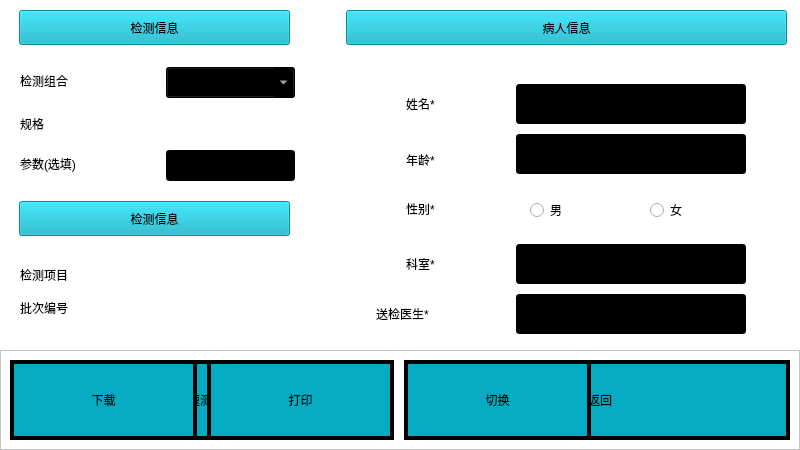
<?xml version="1.0" encoding="UTF-8"?>
<ui version="4.0">
 <class>Form</class>
 <widget class="QWidget" name="Form">
  <property name="geometry">
   <rect>
    <x>0</x>
    <y>0</y>
    <width>800</width>
    <height>450</height>
   </rect>
  </property>
  <property name="windowTitle">
   <string>Form</string>
  </property>
  <property name="styleSheet">
   <string notr="true">background-color: rgb(255, 255, 255);</string>
  </property>
  <widget class="QFrame" name="frame">
   <property name="geometry">
    <rect>
     <x>0</x>
     <y>350</y>
     <width>800</width>
     <height>100</height>
    </rect>
   </property>
   <property name="frameShape">
    <enum>QFrame::StyledPanel</enum>
   </property>
   <property name="frameShadow">
    <enum>QFrame::Raised</enum>
   </property>
   <widget class="QPushButton" name="btnConfirm">
    <property name="geometry">
     <rect>
      <x>10</x>
      <y>10</y>
      <width>380</width>
      <height>80</height>
     </rect>
    </property>
    <property name="styleSheet">
     <string notr="true">QPushButton {
font: 20pt &quot;宋体&quot;;
border:4px solid rgb(0,0,0);
background-color:#05abc2;
}

QPushButton:pressed{
background-color: rgb(255, 0, 0);
}
</string>
    </property>
    <property name="text">
     <string>确认</string>
    </property>
   </widget>
   <widget class="QPushButton" name="btnReturn">
    <property name="geometry">
     <rect>
      <x>410</x>
      <y>10</y>
      <width>380</width>
      <height>80</height>
     </rect>
    </property>
    <property name="styleSheet">
     <string notr="true">QPushButton {
font: 20pt &quot;宋体&quot;;
border:4px solid rgb(0,0,0);
background-color:#05abc2;
}

QPushButton:pressed{
background-color: rgb(255, 0, 0);
}
</string>
    </property>
    <property name="text">
     <string>返回</string>
    </property>
   </widget>
   <widget class="QPushButton" name="btnExe">
    <property name="geometry">
     <rect>
      <x>10</x>
      <y>10</y>
      <width>380</width>
      <height>80</height>
     </rect>
    </property>
    <property name="styleSheet">
     <string notr="true">QPushButton {
font: 20pt &quot;宋体&quot;;
border:4px solid rgb(0,0,0);
background-color:#05abc2;
}

QPushButton:pressed{
background-color: rgb(255, 0, 0);
}
</string>
    </property>
    <property name="text">
     <string>快速测试</string>
    </property>
   </widget>
   <widget class="QPushButton" name="btnSwitch">
    <property name="geometry">
     <rect>
      <x>404</x>
      <y>10</y>
      <width>187</width>
      <height>80</height>
     </rect>
    </property>
    <property name="styleSheet">
     <string notr="true">QPushButton {
font: 20pt &quot;宋体&quot;;
border:4px solid rgb(0,0,0);
background-color:#05abc2;
}

QPushButton:pressed{
background-color: rgb(255, 0, 0);
}
</string>
    </property>
    <property name="text">
     <string>切换</string>
    </property>
   </widget>
   <widget class="QPushButton" name="btnPrint">
    <property name="geometry">
     <rect>
      <x>207</x>
      <y>10</y>
      <width>187</width>
      <height>80</height>
     </rect>
    </property>
    <property name="styleSheet">
     <string notr="true">QPushButton {
font: 20pt &quot;宋体&quot;;
border:4px solid rgb(0,0,0);
background-color:#05abc2;
}

QPushButton:pressed{
background-color: rgb(255, 0, 0);
}
</string>
    </property>
    <property name="text">
     <string>打印</string>
    </property>
   </widget>
   <widget class="QPushButton" name="btnDownload">
    <property name="geometry">
     <rect>
      <x>10</x>
      <y>10</y>
      <width>187</width>
      <height>80</height>
     </rect>
    </property>
    <property name="styleSheet">
     <string notr="true">QPushButton {
font: 20pt &quot;宋体&quot;;
border:4px solid rgb(0,0,0);
background-color:#05abc2;
}

QPushButton:pressed{
background-color: rgb(255, 0, 0);
}
</string>
    </property>
    <property name="text">
     <string>下载</string>
    </property>
   </widget>
  </widget>
  <widget class="QStackedWidget" name="stackedWidget">
   <property name="geometry">
    <rect>
     <x>0</x>
     <y>0</y>
     <width>800</width>
     <height>350</height>
    </rect>
   </property>
   <property name="currentIndex">
    <number>0</number>
   </property>
   <widget class="QWidget" name="page">
    <widget class="QLineEdit" name="paraLine">
     <property name="geometry">
      <rect>
       <x>166</x>
       <y>150</y>
       <width>129</width>
       <height>31</height>
      </rect>
     </property>
     <property name="styleSheet">
      <string notr="true">font: 20pt &quot;宋体&quot;;
color: rgb(255, 255, 255);
background-color: rgb(0, 0, 0);</string>
     </property>
     <property name="inputMethodHints">
      <set>Qt::ImhDigitsOnly</set>
     </property>
    </widget>
    <widget class="QLabel" name="label_4">
     <property name="geometry">
      <rect>
       <x>20</x>
       <y>294</y>
       <width>112</width>
       <height>27</height>
      </rect>
     </property>
     <property name="styleSheet">
      <string notr="true">font: 20pt &quot;宋体&quot;;</string>
     </property>
     <property name="text">
      <string>批次编号</string>
     </property>
    </widget>
    <widget class="QPushButton" name="pushButton_2">
     <property name="enabled">
      <bool>false</bool>
     </property>
     <property name="geometry">
      <rect>
       <x>19</x>
       <y>10</y>
       <width>271</width>
       <height>35</height>
      </rect>
     </property>
     <property name="sizePolicy">
      <sizepolicy hsizetype="Preferred" vsizetype="Preferred">
       <horstretch>0</horstretch>
       <verstretch>0</verstretch>
      </sizepolicy>
     </property>
     <property name="maximumSize">
      <size>
       <width>16777215</width>
       <height>50</height>
      </size>
     </property>
     <property name="styleSheet">
      <string notr="true">background-color: rgb(5, 171, 194);
color: rgb(0, 0, 0);
font: 20pt &quot;宋体&quot;;
</string>
     </property>
     <property name="text">
      <string>检测信息</string>
     </property>
    </widget>
    <widget class="QLabel" name="label_11">
     <property name="geometry">
      <rect>
       <x>376</x>
       <y>294</y>
       <width>131</width>
       <height>40</height>
      </rect>
     </property>
     <property name="styleSheet">
      <string notr="true">font: 20pt &quot;宋体&quot;;</string>
     </property>
     <property name="text">
      <string>送检医生*</string>
     </property>
    </widget>
    <widget class="QLabel" name="label">
     <property name="geometry">
      <rect>
       <x>20</x>
       <y>261</y>
       <width>112</width>
       <height>27</height>
      </rect>
     </property>
     <property name="styleSheet">
      <string notr="true">font: 20pt &quot;宋体&quot;;</string>
     </property>
     <property name="text">
      <string>检测项目</string>
     </property>
    </widget>
    <widget class="QLineEdit" name="ageLine">
     <property name="geometry">
      <rect>
       <x>516</x>
       <y>134</y>
       <width>230</width>
       <height>40</height>
      </rect>
     </property>
     <property name="styleSheet">
      <string notr="true">QLineEdit{
font: 20pt &quot;宋体&quot;;
background-color:rgba(0,0,0,255);
color: rgb(255,255,255);
}</string>
     </property>
     <property name="inputMethodHints">
      <set>Qt::ImhDigitsOnly</set>
     </property>
    </widget>
    <widget class="QLineEdit" name="nameLine">
     <property name="geometry">
      <rect>
       <x>516</x>
       <y>84</y>
       <width>230</width>
       <height>40</height>
      </rect>
     </property>
     <property name="styleSheet">
      <string notr="true">QLineEdit{
font: 20pt &quot;宋体&quot;;
background-color:rgba(0,0,0,255);
color: rgb(255,255,255);
}</string>
     </property>
    </widget>
    <widget class="QLabel" name="label_10">
     <property name="geometry">
      <rect>
       <x>406</x>
       <y>244</y>
       <width>80</width>
       <height>40</height>
      </rect>
     </property>
     <property name="styleSheet">
      <string notr="true">font: 20pt &quot;宋体&quot;;</string>
     </property>
     <property name="text">
      <string>科室*</string>
     </property>
    </widget>
    <widget class="QLabel" name="label_6">
     <property name="geometry">
      <rect>
       <x>406</x>
       <y>84</y>
       <width>80</width>
       <height>40</height>
      </rect>
     </property>
     <property name="sizePolicy">
      <sizepolicy hsizetype="Preferred" vsizetype="Preferred">
       <horstretch>0</horstretch>
       <verstretch>0</verstretch>
      </sizepolicy>
     </property>
     <property name="minimumSize">
      <size>
       <width>80</width>
       <height>40</height>
      </size>
     </property>
     <property name="maximumSize">
      <size>
       <width>80</width>
       <height>40</height>
      </size>
     </property>
     <property name="styleSheet">
      <string notr="true">font: 20pt &quot;宋体&quot;;</string>
     </property>
     <property name="text">
      <string>姓名*</string>
     </property>
    </widget>
    <widget class="QLabel" name="label_7">
     <property name="geometry">
      <rect>
       <x>20</x>
       <y>110</y>
       <width>140</width>
       <height>27</height>
      </rect>
     </property>
     <property name="styleSheet">
      <string notr="true">font: 20pt &quot;宋体&quot;;
</string>
     </property>
     <property name="text">
      <string>规格</string>
     </property>
    </widget>
    <widget class="QPushButton" name="pushButton_3">
     <property name="enabled">
      <bool>false</bool>
     </property>
     <property name="geometry">
      <rect>
       <x>19</x>
       <y>201</y>
       <width>271</width>
       <height>35</height>
      </rect>
     </property>
     <property name="sizePolicy">
      <sizepolicy hsizetype="Preferred" vsizetype="Preferred">
       <horstretch>0</horstretch>
       <verstretch>0</verstretch>
      </sizepolicy>
     </property>
     <property name="maximumSize">
      <size>
       <width>16777215</width>
       <height>50</height>
      </size>
     </property>
     <property name="styleSheet">
      <string notr="true">background-color: rgb(5, 171, 194);
color: rgb(0, 0, 0);
font: 20pt &quot;宋体&quot;;
</string>
     </property>
     <property name="text">
      <string>检测信息</string>
     </property>
    </widget>
    <widget class="QPushButton" name="pushButton">
     <property name="enabled">
      <bool>false</bool>
     </property>
     <property name="geometry">
      <rect>
       <x>346</x>
       <y>10</y>
       <width>441</width>
       <height>35</height>
      </rect>
     </property>
     <property name="sizePolicy">
      <sizepolicy hsizetype="Preferred" vsizetype="Preferred">
       <horstretch>0</horstretch>
       <verstretch>0</verstretch>
      </sizepolicy>
     </property>
     <property name="minimumSize">
      <size>
       <width>0</width>
       <height>0</height>
      </size>
     </property>
     <property name="maximumSize">
      <size>
       <width>16777215</width>
       <height>50</height>
      </size>
     </property>
     <property name="styleSheet">
      <string notr="true">font: 20pt &quot;宋体&quot;;
background-color: rgb(5, 171, 194);
color: rgb(0, 0, 0);</string>
     </property>
     <property name="text">
      <string>病人信息</string>
     </property>
    </widget>
    <widget class="QLabel" name="label_5">
     <property name="geometry">
      <rect>
       <x>169</x>
       <y>294</y>
       <width>112</width>
       <height>27</height>
      </rect>
     </property>
     <property name="styleSheet">
      <string notr="true">font: 20pt &quot;宋体&quot;;</string>
     </property>
     <property name="text">
      <string/>
     </property>
    </widget>
    <widget class="QLabel" name="label_9">
     <property name="geometry">
      <rect>
       <x>406</x>
       <y>189</y>
       <width>80</width>
       <height>40</height>
      </rect>
     </property>
     <property name="styleSheet">
      <string notr="true">font: 20pt &quot;宋体&quot;;</string>
     </property>
     <property name="text">
      <string>性别*</string>
     </property>
    </widget>
    <widget class="QComboBox" name="modeBox_1">
     <property name="geometry">
      <rect>
       <x>166</x>
       <y>67</y>
       <width>129</width>
       <height>31</height>
      </rect>
     </property>
     <property name="styleSheet">
      <string notr="true">QComboBox::drop-down{
width:56px;  height:56px;
}

QComboBox{
font: 20pt &quot;宋体&quot;;
color: rgb(255, 255, 255);
background-color: rgb(0, 0, 0);
}

QComboBox QAbstractItemView {
	background-color: rgb(0, 0, 0);/*背景颜色*/
    padding: 1px 2px 1px 2px;  /*针对于组合框中的文本内容*/
	color: rgb(255,255,255)
}</string>
     </property>
    </widget>
    <widget class="QLabel" name="label_3">
     <property name="geometry">
      <rect>
       <x>20</x>
       <y>67</y>
       <width>140</width>
       <height>27</height>
      </rect>
     </property>
     <property name="styleSheet">
      <string notr="true">font: 20pt &quot;宋体&quot;;
</string>
     </property>
     <property name="text">
      <string>检测组合</string>
     </property>
    </widget>
    <widget class="QLabel" name="label_2">
     <property name="geometry">
      <rect>
       <x>169</x>
       <y>261</y>
       <width>112</width>
       <height>27</height>
      </rect>
     </property>
     <property name="styleSheet">
      <string notr="true">font: 20pt &quot;宋体&quot;;</string>
     </property>
     <property name="text">
      <string/>
     </property>
    </widget>
    <widget class="QLineEdit" name="departCb">
     <property name="geometry">
      <rect>
       <x>516</x>
       <y>244</y>
       <width>230</width>
       <height>40</height>
      </rect>
     </property>
     <property name="styleSheet">
      <string notr="true">QLineEdit{
font: 20pt &quot;宋体&quot;;
background-color:rgba(0,0,0,255);
color: rgb(255,255,255);
}</string>
     </property>
    </widget>
    <widget class="QLabel" name="label_8">
     <property name="geometry">
      <rect>
       <x>406</x>
       <y>134</y>
       <width>81</width>
       <height>51</height>
      </rect>
     </property>
     <property name="styleSheet">
      <string notr="true">font: 20pt &quot;宋体&quot;;</string>
     </property>
     <property name="text">
      <string>年龄*</string>
     </property>
    </widget>
    <widget class="QLineEdit" name="docCb">
     <property name="geometry">
      <rect>
       <x>516</x>
       <y>294</y>
       <width>230</width>
       <height>40</height>
      </rect>
     </property>
     <property name="styleSheet">
      <string notr="true">QLineEdit{
font: 20pt &quot;宋体&quot;;
background-color:rgba(0,0,0,255);
color: rgb(255,255,255);
}</string>
     </property>
    </widget>
    <widget class="QLabel" name="label_12">
     <property name="geometry">
      <rect>
       <x>20</x>
       <y>150</y>
       <width>140</width>
       <height>27</height>
      </rect>
     </property>
     <property name="styleSheet">
      <string notr="true">font: 20pt &quot;宋体&quot;;</string>
     </property>
     <property name="text">
      <string>参数(选填)</string>
     </property>
    </widget>
    <widget class="QLabel" name="typeLabel">
     <property name="geometry">
      <rect>
       <x>166</x>
       <y>110</y>
       <width>129</width>
       <height>31</height>
      </rect>
     </property>
     <property name="styleSheet">
      <string notr="true">font: 20pt &quot;宋体&quot;;</string>
     </property>
     <property name="text">
      <string/>
     </property>
    </widget>
    <widget class="QRadioButton" name="radioButton">
     <property name="geometry">
      <rect>
       <x>530</x>
       <y>190</y>
       <width>95</width>
       <height>40</height>
      </rect>
     </property>
     <property name="styleSheet">
      <string notr="true">font: 20pt &quot;宋体&quot;;</string>
     </property>
     <property name="text">
      <string>男</string>
     </property>
    </widget>
    <widget class="QRadioButton" name="radioButton_2">
     <property name="geometry">
      <rect>
       <x>650</x>
       <y>190</y>
       <width>95</width>
       <height>40</height>
      </rect>
     </property>
     <property name="styleSheet">
      <string notr="true">font: 20pt &quot;宋体&quot;;</string>
     </property>
     <property name="text">
      <string>女</string>
     </property>
    </widget>
   </widget>
   <widget class="QWidget" name="page_2">
    <widget class="QTableView" name="exeTable">
     <property name="geometry">
      <rect>
       <x>10</x>
       <y>0</y>
       <width>771</width>
       <height>350</height>
      </rect>
     </property>
     <property name="styleSheet">
      <string notr="true">#exeTable{
	font: 20pt &quot;宋体&quot;;
border:4px solid rgb(0,0,0);
background-color:rgb(255,255,255);
}

QComboBox {
    font: 20pt &quot;宋体&quot;;
	color: rgb(255, 255, 255);
	background-color: rgb(0,0,0);
}

QComboBox QAbstractItemView {
	background-color: rgb(0, 0, 0);/*背景颜色*/
    padding: 1px 2px 1px 2px;  /*针对于组合框中的文本内容*/
	color: rgb(255,255,255)
}</string>
     </property>
    </widget>
   </widget>
   <widget class="QWidget" name="page_3">
    <widget class="QLabel" name="photoLabel">
     <property name="geometry">
      <rect>
       <x>440</x>
       <y>0</y>
       <width>350</width>
       <height>350</height>
      </rect>
     </property>
     <property name="sizePolicy">
      <sizepolicy hsizetype="Fixed" vsizetype="Fixed">
       <horstretch>0</horstretch>
       <verstretch>0</verstretch>
      </sizepolicy>
     </property>
     <property name="minimumSize">
      <size>
       <width>350</width>
       <height>350</height>
      </size>
     </property>
     <property name="maximumSize">
      <size>
       <width>350</width>
       <height>350</height>
      </size>
     </property>
     <property name="styleSheet">
      <string notr="true">font: 20pt &quot;宋体&quot;;</string>
     </property>
     <property name="text">
      <string/>
     </property>
     <property name="alignment">
      <set>Qt::AlignLeading|Qt::AlignLeft|Qt::AlignTop</set>
     </property>
    </widget>
    <widget class="QLabel" name="picLabel">
     <property name="geometry">
      <rect>
       <x>10</x>
       <y>0</y>
       <width>350</width>
       <height>350</height>
      </rect>
     </property>
     <property name="sizePolicy">
      <sizepolicy hsizetype="Fixed" vsizetype="Fixed">
       <horstretch>0</horstretch>
       <verstretch>0</verstretch>
      </sizepolicy>
     </property>
     <property name="minimumSize">
      <size>
       <width>350</width>
       <height>350</height>
      </size>
     </property>
     <property name="maximumSize">
      <size>
       <width>350</width>
       <height>350</height>
      </size>
     </property>
     <property name="styleSheet">
      <string notr="true">font: 20pt &quot;宋体&quot;;</string>
     </property>
     <property name="text">
      <string>origin_photo</string>
     </property>
     <property name="alignment">
      <set>Qt::AlignLeading|Qt::AlignLeft|Qt::AlignTop</set>
     </property>
    </widget>
    <widget class="QLabel" name="leftLabel">
     <property name="geometry">
      <rect>
       <x>10</x>
       <y>0</y>
       <width>350</width>
       <height>30</height>
      </rect>
     </property>
     <property name="styleSheet">
      <string notr="true">font: 20pt &quot;宋体&quot;;</string>
     </property>
     <property name="text">
      <string>TextLabel</string>
     </property>
    </widget>
    <widget class="QLabel" name="rightLabel">
     <property name="geometry">
      <rect>
       <x>440</x>
       <y>0</y>
       <width>350</width>
       <height>30</height>
      </rect>
     </property>
     <property name="styleSheet">
      <string notr="true">font: 20pt &quot;宋体&quot;;</string>
     </property>
     <property name="text">
      <string>TextLabel</string>
     </property>
    </widget>
    <zorder>photoLabel</zorder>
    <zorder>picLabel</zorder>
    <zorder>rightLabel</zorder>
    <zorder>leftLabel</zorder>
   </widget>
   <widget class="QWidget" name="page_4"/>
  </widget>
 </widget>
 <resources/>
 <connections/>
</ui>
